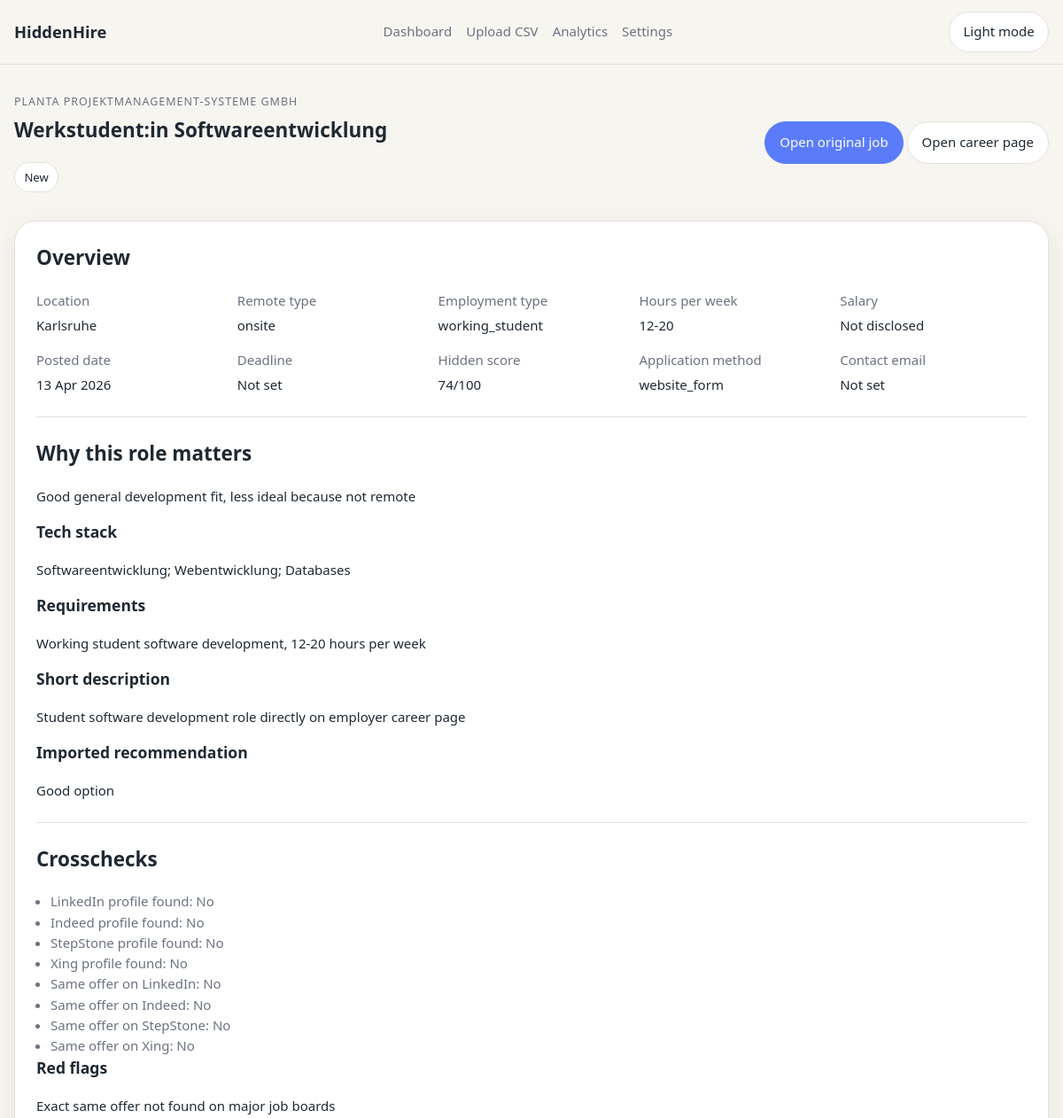
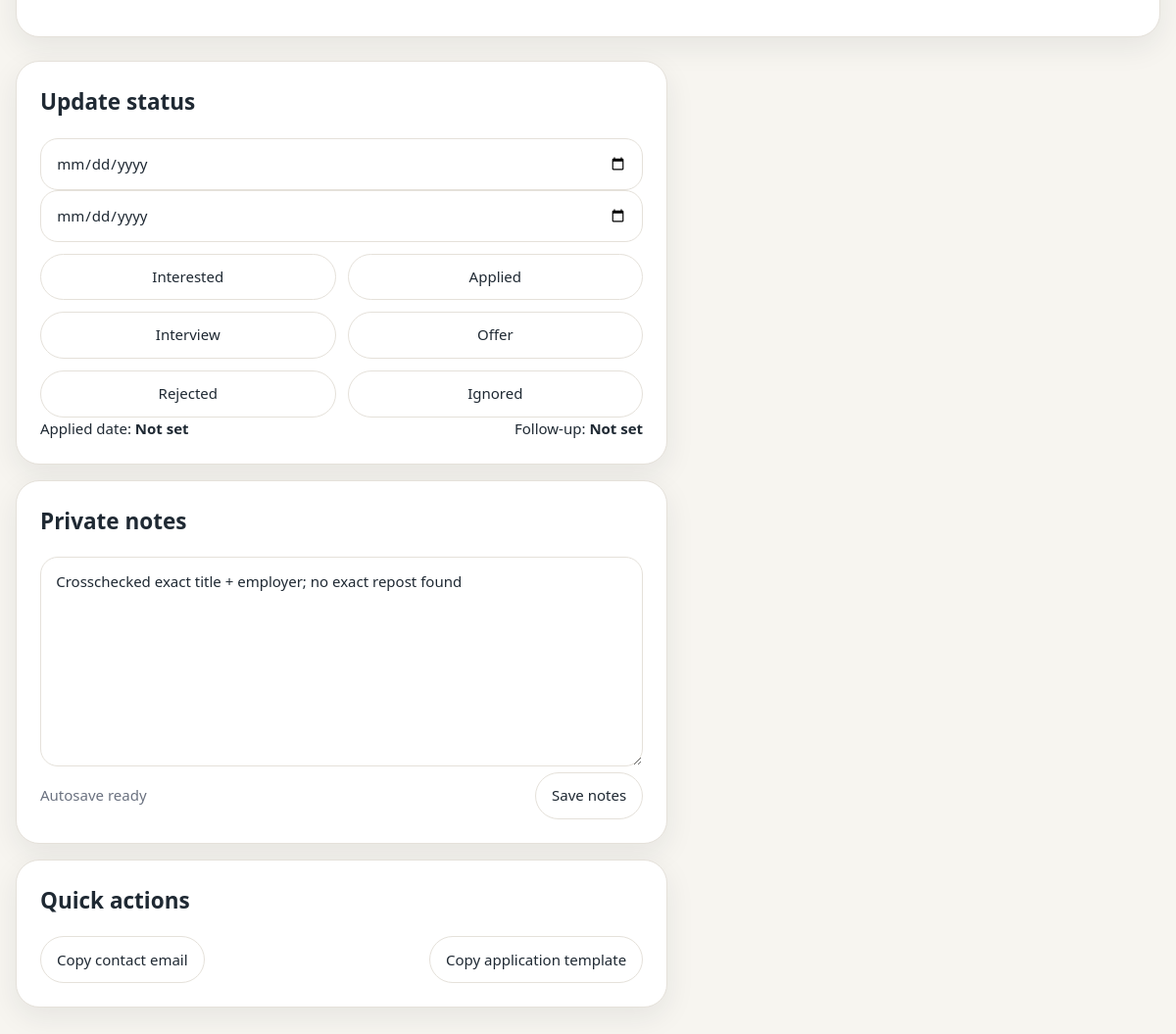
The page /jobs/30 on the database its author committed (2 pictures, top to bottom).
### tables this page shows
CREATE TABLE jobs (
    id INTEGER PRIMARY KEY AUTOINCREMENT,
    employer_name TEXT NOT NULL,
    job_title TEXT NOT NULL,
    original_job_url TEXT NOT NULL,
    career_page_url TEXT,
    location TEXT,
    country TEXT DEFAULT 'Germany',
    remote_type TEXT,
    employment_type TEXT,
    hours_per_week TEXT,
    salary_min REAL,
    salary_max REAL,
    salary_currency TEXT DEFAULT 'EUR',
    salary_period TEXT,
    posted_date TEXT,
    application_deadline TEXT,
    tech_stack TEXT,
    requirements TEXT,
    description_short TEXT,
    why_relevant TEXT,
    source_type TEXT,
    crosscheck_linkedin_profile_found INTEGER DEFAULT 0,
    crosscheck_indeed_profile_found INTEGER DEFAULT 0,
    crosscheck_stepstone_profile_found INTEGER DEFAULT 0,
    crosscheck_xing_profile_found INTEGER DEFAULT 0,
    same_offer_found_on_linkedin INTEGER DEFAULT 0,
    same_offer_found_on_indeed INTEGER DEFAULT 0,
    same_offer_found_on_stepstone INTEGER DEFAULT 0,
    same_offer_found_on_xing INTEGER DEFAULT 0,
    is_rejected_platform_duplicate INTEGER DEFAULT 0,
    hidden_score INTEGER DEFAULT 0,
    red_flags TEXT,
    recommendation TEXT,
    application_method TEXT,
    contact_email TEXT,
    status TEXT DEFAULT 'new',
    applied_date TEXT,
    follow_up_date TEXT,
    notes TEXT,
    created_at TEXT,
    updated_at TEXT
);

### routes/jobs.py (the view)
@bp.get("/<int:job_id>")
def detail(job_id):
    job = get_job(job_id)
    if job is None:
        return ("Job not found", 404)
    return render_template(
        "job_detail.html",
        job=job,
        smart_badge=recommendation_badge(job),
        application_template=build_application_template(job),
    )

### app.py (called while the page is built)
def register_template_helpers(app):
    @app.context_processor
    def helpers():
        return {
            "format_date": format_date,
            "format_salary": format_salary,
            "recommendation_badge": recommendation_badge,
            "score_tier": score_tier,
            "status_label": lambda value: STATUS_LABELS.get(value, value or "Unknown"),
        }

def format_date(value):
    if not value:
        return "Not set"
    try:
        parsed = date.fromisoformat(str(value))
    except ValueError:
        return value
    return parsed.strftime("%d %b %Y")

def format_salary(job):
    low = job["salary_min"]
    high = job["salary_max"]
    if low is None and high is None:
        return "Not disclosed"
    currency = job["salary_currency"] or "EUR"
    period = job["salary_period"] or "unknown"
    parts = [f"{value:,.0f} {currency}" for value in (low, high) if value is not None]
    salary = " - ".join(parts)
    return f"{salary} / {period}"

### database/db.py (called while the page is built)
def get_db():
    if "db" not in g:
        g.db = sqlite3.connect(current_app.config["DATABASE"])
        g.db.row_factory = sqlite3.Row
    return g.db

def query_one(query, params=()):
    return get_db().execute(query, params).fetchone()

### services/recommendation_service.py (called while the page is built)
def is_truthy(value):
    return str(value or "0") in {"1", "True", "true"}

def has_platform_duplicate(job):
    return any(is_truthy(job[field]) for field in PLATFORM_SAME_OFFER_FIELDS)

def has_profile_flag(job):
    return any(is_truthy(job[field]) for field in PLATFORM_PROFILE_FIELDS)

def recommendation_badge(job):
    if has_platform_duplicate(job) or is_truthy(job["is_rejected_platform_duplicate"]):
        return "Rejected duplicate"
    if (
        int(job["hidden_score"] or 0) >= 80
        and (job["remote_type"] or "") in {"remote", "hybrid"}
        and (job["status"] or "new") in {"new", "interested"}
    ):
        return "Apply first"
    location = (job["location"] or "").lower()
    if any(keyword in location for keyword in LOCAL_FIT_KEYWORDS):
        return "Good local fit"
    if has_profile_flag(job):
        return "Check carefully"
    return ""

### services/status_service.py (called while the page is built)
def get_job(job_id):
    return query_one("SELECT * FROM jobs WHERE id = ?", (job_id,))

### templates/job_detail.html (shortened to what this page needs)
{% extends "base.html" %}
{% block content %}
  <section class="page-header detail-header">
    <div>
      <p class="eyebrow">{{ job["employer_name"] }}</p>
      <h1>{{ job["job_title"] }}</h1>
      <div class="inline-meta">
        {% include "partials/status_badge.html" with context %}
      </div>
    </div>
    <div class="header-actions">
      <a class="btn btn-primary" href="{{ job['original_job_url'] }}" target="_blank" rel="noreferrer">Open original job</a>
      {% if job["career_page_url"] %}
        <a class="btn btn-secondary" href="{{ job['career_page_url'] }}" target="_blank" rel="noreferrer">Open career page</a>
      {% endif %}
    </div>
  </section>
  <section class="detail-grid">
    <article class="panel detail-main">
      <div class="detail-section">
        <h2>Overview</h2>
        <dl class="detail-list">
          <div><dt>Location</dt><dd>{{ job["location"] or "Unknown" }}</dd></div>
          <div><dt>Remote type</dt><dd>{{ job["remote_type"] or "Unknown" }}</dd></div>
          <div><dt>Employment type</dt><dd>{{ job["employment_type"] or "Unknown" }}</dd></div>
          <div><dt>Hours per week</dt><dd>{{ job["hours_per_week"] or "Not set" }}</dd></div>
          <div><dt>Salary</dt><dd>{{ format_salary(job) }}</dd></div>
          <div><dt>Posted date</dt><dd>{{ format_date(job["posted_date"]) }}</dd></div>
          <div><dt>Deadline</dt><dd>{{ format_date(job["application_deadline"]) }}</dd></div>
          <div><dt>Hidden score</dt><dd>{{ job["hidden_score"] }}/100</dd></div>
          <div><dt>Application method</dt><dd>{{ job["application_method"] or "Not set" }}</dd></div>
          <div><dt>Contact email</dt><dd><span data-contact-email>{{ job["contact_email"] or "Not set" }}</span></dd></div>
        </dl>
      </div>
      <div class="detail-section">
        <h2>Why this role matters</h2>
        <p>{{ job["why_relevant"] or "No relevance notes yet." }}</p>
        <h3>Tech stack</h3>
        <p>{{ job["tech_stack"] or "Not specified." }}</p>
        <h3>Requirements</h3>
        <p>{{ job["requirements"] or "Not provided." }}</p>
        <h3>Short description</h3>
        <p>{{ job["description_short"] or "Not provided." }}</p>
        <h3>Imported recommendation</h3>
        <p>{{ job["recommendation"] or "No imported recommendation." }}</p>
      </div>
      <div class="detail-section">
        <h2>Crosschecks</h2>
        <ul class="detail-flags">
          <li>LinkedIn profile found: {{ "Yes" if job["crosscheck_linkedin_profile_found"] else "No" }}</li>
          <li>Indeed profile found: {{ "Yes" if job["crosscheck_indeed_profile_found"] else "No" }}</li>
          <li>StepStone profile found: {{ "Yes" if job["crosscheck_stepstone_profile_found"] else "No" }}</li>
          <li>Xing profile found: {{ "Yes" if job["crosscheck_xing_profile_found"] else "No" }}</li>
          <li>Same offer on LinkedIn: {{ "Yes" if job["same_offer_found_on_linkedin"] else "No" }}</li>
          <li>Same offer on Indeed: {{ "Yes" if job["same_offer_found_on_indeed"] else "No" }}</li>
          <li>Same offer on StepStone: {{ "Yes" if job["same_offer_found_on_stepstone"] else "No" }}</li>
          <li>Same offer on Xing: {{ "Yes" if job["same_offer_found_on_xing"] else "No" }}</li>
        </ul>
        <h3>Red flags</h3>
        <p>{{ job["red_flags"] or "No explicit red flags recorded." }}</p>
      </div>
    </article>
    <aside class="detail-side">
      <article class="panel">
        <h2>Update status</h2>
        <form method="post" action="{{ url_for('jobs.status', job_id=job['id']) }}" data-status-form>
          <input type="date" name="applied_date" value="{{ job['applied_date'] or '' }}">
          <input type="date" name="follow_up_date" value="{{ job['follow_up_date'] or '' }}">
          <div class="status-button-grid">
            {% for value in ["interested","applied","interview","offer","rejected","ignored"] %}
              <button class="btn btn-secondary" type="submit" name="status" value="{{ value }}">{{ status_label(value) }}</button>
            {% endfor %}
          </div>
        </form>
        <div class="helper-row">
          <span>Applied date: <strong data-applied-date>{{ format_date(job["applied_date"]) }}</strong></span>
          <span>Follow-up: <strong data-follow-up-date>{{ format_date(job["follow_up_date"]) }}</strong></span>
        </div>
      </article>
      <article class="panel">
        <h2>Private notes</h2>
        <form method="post" action="{{ url_for('jobs.notes', job_id=job['id']) }}" data-notes-form>
          <textarea name="notes" rows="8" placeholder="Add private follow-up notes, application ideas, or reminders.">{{ job["notes"] or "" }}</textarea>
          <div class="helper-row">
            <span class="save-indicator" data-save-indicator>Autosave ready</span>
            <button type="submit" class="btn btn-secondary">Save notes</button>
          </div>
        </form>
      </article>
      <article class="panel">
        <h2>Quick actions</h2>
        <div class="quick-actions">
          <button class="btn btn-secondary" type="button" data-copy-email>Copy contact email</button>
          <button class="btn btn-secondary" type="button" data-copy-template data-template="{{ application_template|e }}">Copy application template</button>
        </div>
      </article>
    </aside>
  </section>
{% endblock %}

### templates/partials/status_badge.html
<span class="status-badge status-{{ status or job['status'] }}" data-status-badge>
  {{ status_label(status or job["status"]) }}
</span>

### static/css/theme.css (style rules this page uses)
:root { --bg: #f7f5f0; --surface: #ffffff; --card: #ffffff; --elevated: #fffdf8; --text: #1f2933; --text-secondary: #6b7280; --text-muted: #87909d; --border: #e5e1da; --accent: #5b7cfa; --accent-hover: #6e8cff; --success: #2f9e6d; --warning: #d97706; --danger: #dc2626; --red-flag-bg: #fef2f2; --hidden-bg: #f0fdf4; --shadow: 0 10px 30px rgba(31, 41, 51, 0.08); --radius-lg: 24px; --radius-md: 18px; --radius-sm: 12px; --space-1: 0.35rem; --space-2: 0.75rem; --space-3: 1rem; --space-4: 1.5rem; --space-5: 2rem; --container: 1180px; --focus-ring: 0 0 0 3px rgba(91, 124, 250, 0.2); }

### static/css/base.css (style rules this page uses)
*, *::before, *::after { box-sizing: border-box; }
html, body { margin: 0; min-height: 100%; }
body { background: var(--bg); color: var(--text); font: 500 15px/1.55 "Segoe UI", "Helvetica Neue", sans-serif; }
a { color: inherit; text-decoration: none; }
button, input, select, textarea { font: inherit; }
h1, h2, h3, p { margin-top: 0; }

### static/css/layout.css (style rules this page uses)
.page-header { display: flex; justify-content: space-between; gap: var(--space-4); align-items: start; margin-bottom: var(--space-5); }
.eyebrow { margin-bottom: var(--space-1); color: var(--text-secondary); text-transform: uppercase; letter-spacing: 0.08em; font-size: 0.78rem; }
.panel { background: var(--card); border: 1px solid var(--border); border-radius: var(--radius-lg); box-shadow: var(--shadow); padding: var(--space-4); }
.analytics-split, .detail-grid, .upload-grid { display: grid; gap: var(--space-4); grid-template-columns: 1.25fr 0.9fr; margin-top: var(--space-4); }
.settings-wide, .detail-main { grid-column: 1 / -1; }

### static/css/buttons.css (style rules this page uses)
.btn { display: inline-flex; align-items: center; justify-content: center; gap: 0.45rem; min-height: 42px; padding: 0.7rem 1rem; border-radius: 999px; border: 1px solid var(--border); transition: background 0.2s ease, border-color 0.2s ease, transform 0.2s ease; }
.btn-primary { background: var(--accent); color: var(--surface); border-color: var(--accent); }
.btn-secondary { background: var(--surface); color: var(--text); }

### static/css/forms.css (style rules this page uses)
input, select, textarea { width: 100%; padding: 0.8rem 0.95rem; border-radius: var(--radius-md); border: 1px solid var(--border); background: var(--surface); color: var(--text); }
textarea { resize: vertical; min-height: 140px; }
.helper-row, .quick-actions { display: flex; flex-wrap: wrap; gap: var(--space-2); align-items: center; justify-content: space-between; }

### static/css/badges.css (style rules this page uses)
.badge, .status-badge { display: inline-flex; align-items: center; gap: 0.35rem; min-height: 30px; padding: 0.35rem 0.65rem; border-radius: 999px; border: 1px solid var(--border); background: var(--surface); color: var(--text-secondary); font-size: 0.82rem; }
.badge-row, .inline-meta { display: flex; flex-wrap: wrap; gap: 0.45rem; }
.status-new { color: var(--text); }

### static/css/tables.css (style rules this page uses)
.detail-list { display: grid; grid-template-columns: repeat(auto-fit, minmax(180px, 1fr)); gap: var(--space-3); }
.detail-list dt { color: var(--text-secondary); margin-bottom: 0.3rem; }
.detail-list dd { margin: 0; }
.detail-flags { margin: 0; padding-left: 1rem; color: var(--text-secondary); }

### static/css/job_detail.css (style rules this page uses)
.detail-header { align-items: center; }
.detail-side { display: grid; gap: var(--space-3); align-self: start; }
.detail-section + .detail-section { margin-top: var(--space-4); padding-top: var(--space-4); border-top: 1px solid var(--border); }
.status-button-grid { display: grid; grid-template-columns: repeat(2, minmax(0, 1fr)); gap: var(--space-2); margin-top: var(--space-2); }
.save-indicator { color: var(--text-secondary); }

### rows shown on the page
jobs: employer_name "PLANTA PROJEKTMANAGEMENT-SYSTEME GMBH", job_title "Werkstudent:in Softwareentwicklung", status "New", location "Karlsruhe", remote_type "onsite", employment_type "working_student", hours_per_week "12-20", posted_date "13 Apr 2026", hidden_score "74", application_method "website_form", contact_email "Not set", why_relevant "Good general development fit, less ideal because not remote", tech_stack "Softwareentwicklung; Webentwicklung; Databases", requirements "Working student software development, 12-20 hours per week", description_short "Student software development role directly on employer career page", recommendation "Good option", crosscheck_linkedin_profile_found "No", crosscheck_indeed_profile_found "No", crosscheck_stepstone_profile_found "No", crosscheck_xing_profile_found "No", same_offer_found_on_linkedin "No", same_offer_found_on_indeed "No", same_offer_found_on_stepstone "No", same_offer_found_on_xing "No", red_flags "Exact same offer not found on major job boards", notes "Crosschecked exact title + employer; no exact repost found"

### other values the page prints
{{ status_label(value) }} "Interested" "Applied" "Interview" "Offer" "Rejected" "Ignored"
